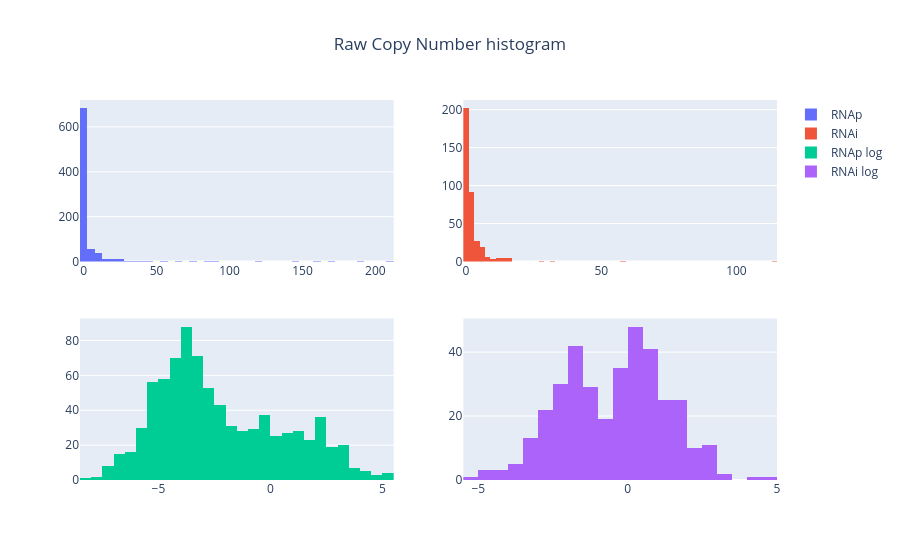

The code cell stored with this chart in its notebook:
### Code cell
fig = make_subplots(rows=2, cols=2)
fig.add_trace(go.Histogram(x=RNAp_raw_PCN, name='RNAp'), row=1, col=1)
fig.add_trace(go.Histogram(x=RNAi_raw_PCN, name='RNAi'), row=1, col=2)
fig.add_trace(go.Histogram(x=np.log(RNAp_raw_PCN), name='RNAp log'), row=2, col=1)
fig.add_trace(go.Histogram(x=np.log(RNAi_raw_PCN), name='RNAi log'), row=2, col=2)
fig.update_layout(title='Raw Copy Number histogram', title_x=0.5)

### Figure 1 — Plotly figure (JSON) as saved in the notebook; plotly's stock layout.template omitted (floating-point values rounded to 4 significant figures; data arrays with more than 128 entries replaced by an {"elided": "..."} marker saying what was removed)
{"data": [{"name": "RNAp", "x": {"elided": "833 float values"}, "type": "histogram", "xaxis": "x", "yaxis": "y"}, {"name": "RNAi", "x": {"elided": "366 float values"}, "type": "histogram", "xaxis": "x2", "yaxis": "y2"}, {"name": "RNAp log", "x": {"elided": "833 float values"}, "type": "histogram", "xaxis": "x3", "yaxis": "y3"}, {"name": "RNAi log", "x": {"elided": "366 float values"}, "type": "histogram", "xaxis": "x4", "yaxis": "y4"}], "layout": {"xaxis": {"anchor": "y", "domain": [0.0, 0.45]}, "yaxis": {"anchor": "x", "domain": [0.575, 1.0]}, "xaxis2": {"anchor": "y2", "domain": [0.55, 1.0]}, "yaxis2": {"anchor": "x2", "domain": [0.575, 1.0]}, "xaxis3": {"anchor": "y3", "domain": [0.0, 0.45]}, "yaxis3": {"anchor": "x3", "domain": [0.0, 0.425]}, "xaxis4": {"anchor": "y4", "domain": [0.55, 1.0]}, "yaxis4": {"anchor": "x4", "domain": [0.0, 0.425]}, "title": {"text": "Raw Copy Number histogram", "x": 0.5}}}
